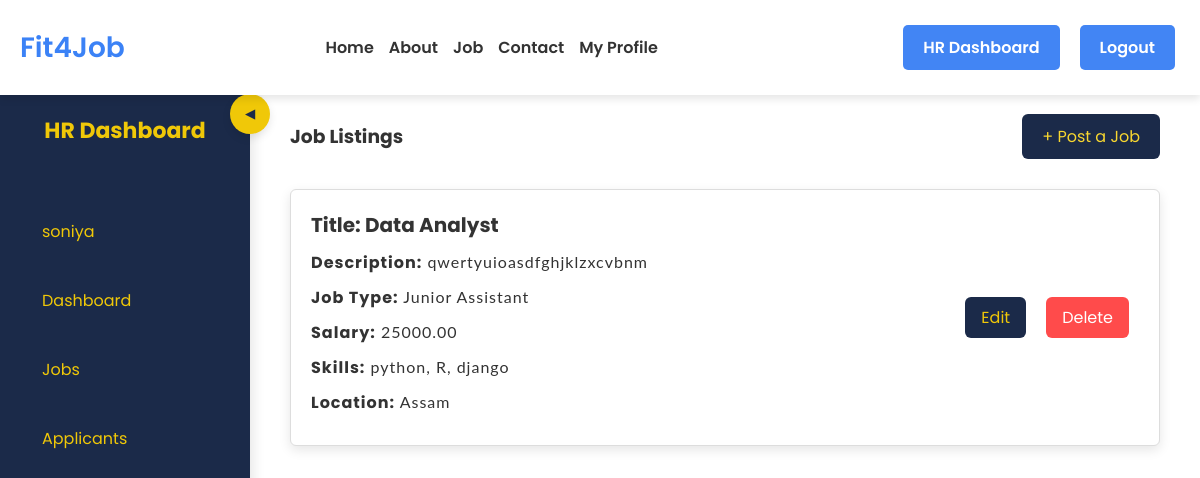
Screenshot of /hr_dashboard/ (signed in) with the database file from the repository.
### ats_app/models.py (models this page shows, shortened)
class User(models.Model):
    username = models.CharField(max_length=150, unique=True)
    email = models.EmailField(unique=True)
    password = models.CharField(max_length=128)
    role = models.CharField(max_length=50)
    is_new_user = models.BooleanField(default=True)

class Job(models.Model):
    title = models.CharField(max_length=100)
    description = models.TextField()
    job_type = models.CharField(max_length=50)
    location = models.CharField(max_length=100)
    skills = models.CharField(max_length=200)
    salary = models.DecimalField(max_digits=10, decimal_places=2)
    created_at = models.DateTimeField(default=timezone.now)
    updated_at = models.DateTimeField(auto_now=True)
    user = models.ForeignKey(User, on_delete=models.CASCADE)

### ats_app/views.py (the view)
# urls.py: path('hr_dashboard/', hr_dashboard, name='hr_dashboard'),
def hr_dashboard(request):
    if request.session.get('role') == 'recruiter':
        user = User.objects.get(username=request.session.get('username'))
        jobs = Job.objects.filter(user=user.id)
        return render(request, 'main/hr_dashboard.html', {'jobs': jobs})
    else:
        messages.error(request, 'Access denied. HR only.')
        return redirect('job')

### templates/main/hr_dashboard.html (shortened to what this page needs)
{% extends 'base.html' %}
{% block content %}
<head>
</head>
<body>
    <div class="new-containers">
        <div class="new-sidebar" id="new-sidebar">
            <h2>HR Dashboard</h2>
            <ul>
                <li><a href="#"><span>{{ request.session.username }}</span></a></li>
                <li><a href="{% url 'hr_dashboard' %}"><span>Dashboard</span></a></li>
                <li><a href="{% url 'job' %}"><span>Jobs</span></a></li>
                <li><a href="{% url 'applicant' %}"><span>Applicants</span></a></li>
            </ul>
            <button class="new-toggle-btn" id="new-toggle-btn">&#9664;</button>
        </div>
        <div class="new-main-content">
            <div class="new-top-bar">
                <h3><b>Job Listings</b></h3>
                <a href="{% url 'post_job' %}" id="new-post-job-btn">+ Post a Job</a>
            </div>
            <div id="new-joblist">
                <ul id="new-jobitems">
                    {% for job in jobs %}
                    <li>
                        <div class="job-info">
                            <h4><b>Title:</b> {{ job.title }}</h4>
                            <p><b>Description:</b> {{ job.description }}</p>
                            <p><b>Job Type:</b> {{ job.job_type }}</p>
                            <p><b>Salary:</b> {{ job.salary }}</p>
                            <p><b>Skills:</b> {{ job.skills }}</p>
                            <p><b>Location:</b> {{ job.location }}</p>
                        </div>
                        <div class="job-actions">
                            <a href="{% url 'edit_job' job.id %}" class="new-btn">Edit</a>
                            <a href="{% url 'delete_job' job.id %}" class="new-btn delete-btn" onclick="alert('Do you want to delete the job post?')">Delete</a>
                        </div>
                    </li>
                    {% endfor %}
                </ul>
            </div>
        </div>
    </div>
</body>
{% endblock %}

### static/css/style copy.css (style rules this page uses)
body { font-family: 'Poppins', sans-serif; margin: 0; padding: 0; background-color: #f4f4f4; color: #333; margin-top: 80px; }
body { margin: 0; }
p { font-family: 'Lato', sans-serif; letter-spacing: 1px; font-size: 14px; color: #333333; }

### static/css/job_category.css (style rules this page uses)
html, body { overflow-x: hidden; }

### static/css/about.css (style rules this page uses)
html, body { height: 100%; margin: 0; }

### templates/main/hr_dashboard.html (style rules this page uses)
* { margin: 0; padding: 0; box-sizing: border-box; font-family: 'Poppins', sans-serif; }
html, body { padding-top: 37px; height: 100%; }
body { display: flex; flex-direction: column; background-color: #f4f7fc; }
.new-containers { display: flex; flex: 1; overflow: hidden; }
.new-sidebar { padding-top: 20px; width: 250px; background-color: #1b2a49; color: #f0c808; transition: width 0.3s ease; position: relative; box-shadow: 3px 0 12px rgba(0, 0, 0, 0.1); flex-shrink: 0; padding-bottom: 500px; }
.new-sidebar h2 { padding: 20px; font-size: 22px; text-align: center; transition: opacity 0.3s ease; }
.new-sidebar ul { list-style: none; padding: 20px 0; }
.new-sidebar ul li { margin: 20px 0; padding-left: 20px; color: white; }
.new-sidebar ul li a { color: #f0c808; text-decoration: none; font-size: 16px; padding: 12px; display: flex; align-items: center; border-radius: 6px; transition: background-color 0.3s ease, color 0.3s ease; }
.new-toggle-btn { position: absolute; top: 20px; right: -20px; width: 40px; height: 40px; background-color: #f0c808; color: #1b2a49; border: none; cursor: pointer; display: flex; align-items: center; justify-content: center; border-radius: 50%; box-shadow: 0px 4px 8px rgba(0, 0, 0, 0.1); transition: transform 0.3s ease; }
.new-main-content { flex: 1; padding-top: 200px; padding: 40px; background-color: #fff; transition: margin-left 0.3s ease; overflow-y: auto; }
.new-top-bar { display: flex; justify-content: space-between; align-items: center; margin-bottom: 30px; }
#new-post-job-btn { background-color: #1b2a49; color: #f8d730; padding: 10px 20px; border: none; border-radius: 6px; text-decoration: none; transition: background-color 0.3s ease, color 0.3s ease; }
#new-jobitems li { list-style: none; margin: 20px 0; padding: 20px; background-color: #ffffff; border: 1px solid #dddddd; border-radius: 6px; display: flex; justify-content: space-between; align-items: center; box-shadow: 0px 4px 12px rgba(0, 0, 0, 0.1); transition: box-shadow 0.3s ease, transform 0.3s ease; position: relative; }
#new-jobitems li h4 { margin-bottom: 10px; font-size: 20px; }
#new-jobitems li p { margin-bottom: 10px; font-size: 16px; }
#new-jobitems li .new-btn { background-color: #1b2a49; color: #f0c808; padding: 8px 16px; border: none; border-radius: 6px; text-decoration: none; margin-right: 10px; transition: background-color 0.3s ease, color 0.3s ease; }
#new-jobitems li .delete-btn { background-color: #ff4b4b; color: #fff; }
.job-info { flex-grow: 1; }
.job-actions { display: flex; align-items: center; }
.job-actions .new-btn { margin-left: 10px; background-color: #1b2a49; color: #f0c808; padding: 8px 16px; border: none; border-radius: 6px; text-decoration: none; transition: background-color 0.3s ease, color 0.3s ease; }
.job-actions .delete-btn { background-color: #ff4b4b; color: #fff; }

### rows the page displays
User: session.username "soniya"
Job: title "Data Analyst", description "qwertyuioasdfghjklzxcvbnm", job_type "Junior Assistant", salary "25000.00", skills "python, R, django", location "Assam"
